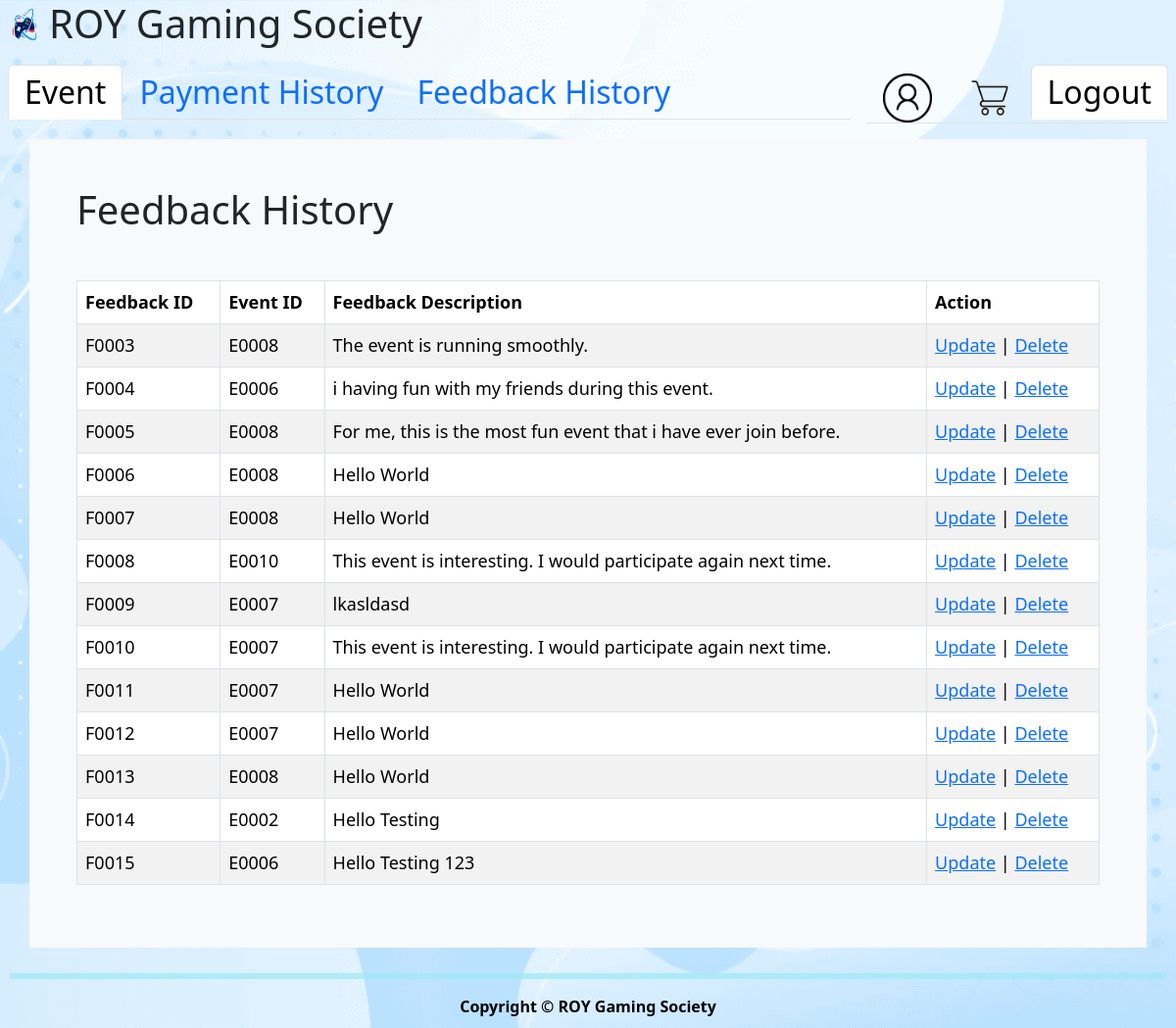
The page /feedbackHistory.php (signed in) on the database its author committed.
### tables this page shows
CREATE TABLE `feedback` (
  `feedback_id` varchar(10) NOT NULL,
  `feedback_desc` varchar(2000) NOT NULL,
  `username` varchar(30) NOT NULL,
  `event_id` varchar(10) NOT NULL
);

### feedbackHistory.php (the view, shortened to what this page needs)
<?php
require_once './secret/helperMember.php';
if(isset($_COOKIE['login-user'])) {
    $username = $_COOKIE['login-user'];
} else {
    echo "Cookie 'login-user' is not set.";
}
?>
<!DOCTYPE html>
<html lang="en">
<head>
    <link href="css/css.css" rel="stylesheet" type="text/css"/>
    <link href="css/style.css" rel="stylesheet" type="text/css"/>
    <link href="https://cdn.jsdelivr.net/npm/bootstrap@5.3.3/dist/css/bootstrap.min.css" rel="stylesheet">
</head>
<body>
    <?php include ('memberHeader.php'); ?>
    <div>
        <div class="container p-5 bg-light">
            <h1 class="mb-5">Feedback History</h1>
            <table class="table table-striped table-bordered">
                <thead class="thead-dark">
                    <tr>
                        <th scope="col">Feedback ID</th>
                        <th scope="col">Event ID</th>
                        <th scope="col">Feedback Description</th>
                        <th scope="col">Action</th>
                    </tr>
                </thead>
                <tbody>
                    <?php
                    $con = new mysqli(DB_HOST, DB_USER, DB_PASS, DB_NAME);
                    $sql = "SELECT * FROM feedback WHERE username = '$username'";
                    $result = $con->query($sql);
                    if ($result->num_rows > 0) {
                        while ($row = $result->fetch_object()) {
                            printf("<tr>
                            <td>%s</td>
                            <td>%s</td>
                            <td>%s</td>
                            <td><a href = 'editFeedback.php?id=%s'>Update</a> | <a href = 'deleteFeedback.php?id=%s'>Delete</a></td></tr>"
                            , $row->feedback_id, $row->event_id, $row->feedback_desc,$row->feedback_id,$row->feedback_id);
                        }
                    }
                    ?>
                </tbody>
            </table>
        </div>
    </div>
    <?php include ('footer.php'); ?>
</body>
</html>

### css/Style.css (style rules this page uses)
body { background-image: url("../img/wallpaper.png"); background-repeat: no-repeat; background-size: cover; background-position: center; }
table { width: 100%; font-size: 18px; padding: 15px; }
th { background-color: white; color: black; }
td { text-align: left; }

### rows shown on the page
feedback: feedback_id "F0003", event "E0008", feedback_desc "The event is running smoothly."
feedback: feedback_id "F0004", event "E0006", feedback_desc "i having fun with my friends during this event."
feedback: feedback_id "F0005", event "E0008", feedback_desc "For me, this is the most fun event that i have ever join before."
feedback: feedback_id "F0006", event "E0008", feedback_desc "Hello World"
feedback: feedback_id "F0007", event "E0008", feedback_desc "Hello World"
feedback: feedback_id "F0008", event "E0010", feedback_desc "This event is interesting. I would participate again next time."
feedback: feedback_id "F0009", event "E0007", feedback_desc "lkasldasd"
feedback: feedback_id "F0010", event "E0007", feedback_desc "This event is interesting. I would participate again next time."
feedback: feedback_id "F0011", event "E0007", feedback_desc "Hello World"
feedback: feedback_id "F0012", event "E0007", feedback_desc "Hello World"
feedback: feedback_id "F0013", event "E0008", feedback_desc "Hello World"
feedback: feedback_id "F0014", event "E0002", feedback_desc "Hello Testing"
feedback: feedback_id "F0015", event "E0006", feedback_desc "Hello Testing 123"
